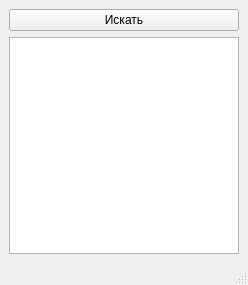
<?xml version="1.0" encoding="UTF-8"?>
<ui version="4.0">
 <class>MainWindow</class>
 <widget class="QMainWindow" name="MainWindow">
  <property name="geometry">
   <rect>
    <x>0</x>
    <y>0</y>
    <width>248</width>
    <height>285</height>
   </rect>
  </property>
  <property name="windowTitle">
   <string>MainWindow</string>
  </property>
  <widget class="QWidget" name="central_widget">
   <layout class="QVBoxLayout" name="verticalLayout">
    <item>
     <widget class="QPushButton" name="button_search">
      <property name="text">
       <string>Искать</string>
      </property>
     </widget>
    </item>
    <item>
     <widget class="QListWidget" name="list_widget_available_devices"/>
    </item>
   </layout>
  </widget>
  <widget class="QMenuBar" name="menubar">
   <property name="geometry">
    <rect>
     <x>0</x>
     <y>0</y>
     <width>248</width>
     <height>21</height>
    </rect>
   </property>
  </widget>
  <widget class="QStatusBar" name="statusbar"/>
 </widget>
 <resources/>
 <connections/>
</ui>
